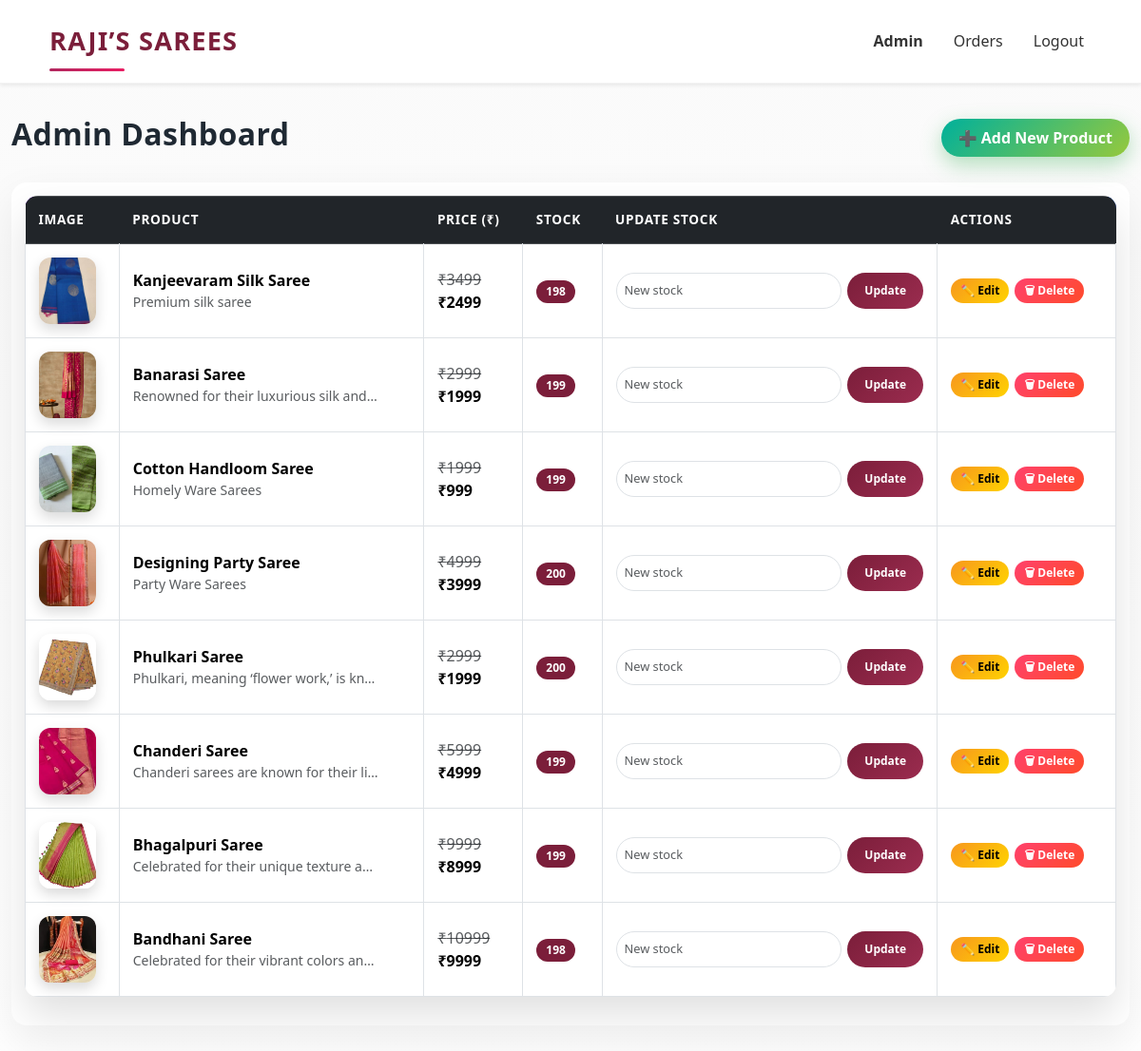
The app's page /admin/dashboard (signed in) with its own data.
### app.py (models this page shows)
class Product(db.Model):
    id = db.Column(db.Integer, primary_key=True)
    name = db.Column(db.String(150), nullable=False)
    mrp = db.Column(db.Integer, nullable=False)
    price = db.Column(db.Integer, nullable=False)
    stock = db.Column(db.Integer, nullable=False)
    image = db.Column(db.String(300), nullable=False)
    description = db.Column(db.Text, nullable=False)

### app.py (the view)
@app.route("/admin/dashboard")
@login_required
def admin_dashboard():
    if not current_user.is_admin:
        abort(403)
    products = Product.query.all()
    return render_template(
        "admin/dashboard.html",
        products=products
    )

### app.py (called while the page is built)
@login_manager.user_loader
def load_user(user_id):
    return User.query.get(int(user_id))

@app.context_processor
def inject_cart_count():
    if current_user.is_authenticated:
        count = db.session.query(
            func.sum(CartItem.quantity)
        ).filter_by(user_id=current_user.id).scalar()
        return {"cart_count": count or 0}
    return {"cart_count": 0}

### templates/admin/dashboard.html (shortened to what this page needs)
<!DOCTYPE html>
<html lang="en">
<head>
    <link href="https://cdn.jsdelivr.net/npm/bootstrap@5.3.3/dist/css/bootstrap.min.css" rel="stylesheet">
    <link rel="stylesheet" href="{{ url_for('static', filename='css/dashboard.css') }}">
</head>
<body>
<div class="toast-container position-fixed top-0 end-0 p-3">
</div>
<nav class="navbar navbar-expand-lg bg-white shadow-sm sticky-top">
  <div class="container">
    <a class="navbar-brand fw-bold brand-logo" href="/">RAJI’S SAREES</a>
    <div class="collapse navbar-collapse" id="mainNavbar">
      <ul class="navbar-nav ms-auto align-items-lg-center gap-lg-3">
        {% if current_user.is_authenticated %}
          {% if current_user.is_admin %}
            <li class="nav-item">
              <a href="/admin/dashboard" class="nav-link fw-bold text-danger">Admin</a>
            </li>
          {% endif %}
          <li class="nav-item">
            <a href="/orders" class="nav-link">Orders</a>
          </li>
          <li class="nav-item">
            <a href="/logout" class="nav-link">Logout</a>
          </li>
        {% endif %}
      </ul>
    </div>
  </div>
</nav>
<div class="container mt-4">
  {% block content %}
  <div class="d-flex justify-content-between align-items-center mb-4">
  <h2>Admin Dashboard</h2>
  <a href="{{ url_for('admin_add_product') }}"
   class="btn btn-success">
  ➕ Add New Product
</a>
</div>
<div class="table-responsive admin-table">
  <table class="table table-bordered align-middle">
    <thead class="table-dark">
      <tr>
        <th>Image</th>
        <th>Product</th>
        <th>Price (₹)</th>
        <th>Stock</th>
        <th>Update Stock</th>
        <th>Actions</th>
      </tr>
    </thead>
    <tbody>
      {% for product in products %}
      <tr>
        <td>
<img
      src="{{ url_for('static',
            filename='uploads/' ~ product.name|lower|replace(' ', '') ~ '.jpg') }}"
      class="img-fluid product-img w-100"
      alt="{{ product.name }}"
      loading="lazy"
      onerror="this.onerror=null;this.src='/static/uploads/default.jpg';"
       width="70"
       class="rounded">
</td>
        <td>
          <strong>{{ product.name }}</strong><br>
          <small class="text-muted">{{ product.description }}</small>
        </td>
        <td>
          <del class="text-muted">₹{{ product.mrp }}</del><br>
          <strong>₹{{ product.price }}</strong>
        </td>
        <td>
          {% if product.stock > 10 %}
            <span class="badge bg-success">{{ product.stock }}</span>
          {% elif product.stock > 0 %}
            <span class="badge bg-warning">{{ product.stock }}</span>
          {% else %}
            <span class="badge bg-danger">Out of stock</span>
          {% endif %}
        </td>
        <td>
  <form method="POST"
        action="/admin/update-stock/{{ product.id }}"
        class="admin-stock-form">
    <input
      type="number"
      name="stock"
      min="0"
      class="form-control form-control-sm"
      placeholder="New stock"
      required
    >
    <button type="submit" class="btn btn-sm btn-primary">
      Update
    </button>
  </form>
</td>
<td>
  <div class="admin-actions">
    <a href="/admin/product/edit/{{ product.id }}"
       class="btn btn-warning btn-sm">✏️ Edit</a>
    <a href="/admin/product/delete/{{ product.id }}"
       class="btn btn-danger btn-sm"
       onclick="return confirm('Delete this product?')">
       🗑 Delete
    </a>
  </div>
</td>
      </tr>
      {% endfor %}
    </tbody>
  </table>
</div>
  {% endblock %}
</div>
</body>
</html>

### records on screen
Product: shows a picture, name "Kanjeevaram Silk Saree", description "Premium silk saree", mrp "3499", price "2499", stock "198"
Product: shows a picture, name "Banarasi Saree", description "Renowned for their luxurious silk and…", mrp "2999", price "1999", stock "199"
Product: shows a picture, name "Cotton Handloom Saree", description "Homely Ware Sarees", mrp "1999", price "999", stock "199"
Product: shows a picture, name "Designing Party Saree", description "Party Ware Sarees", mrp "4999", price "3999", stock "200"
Product: shows a picture, name "Phulkari Saree", description "Phulkari, meaning ‘flower work,’ is kn…", mrp "2999", price "1999", stock "200"
Product: shows a picture, name "Chanderi Saree", description "Chanderi sarees are known for their li…", mrp "5999", price "4999", stock "199"
Product: shows a picture, name "Bhagalpuri Saree", description "Celebrated for their unique texture a…", mrp "9999", price "8999", stock "199"
Product: shows a picture, name "Bandhani Saree", description "Celebrated for their vibrant colors an…", mrp "10999", price "9999", stock "198"
